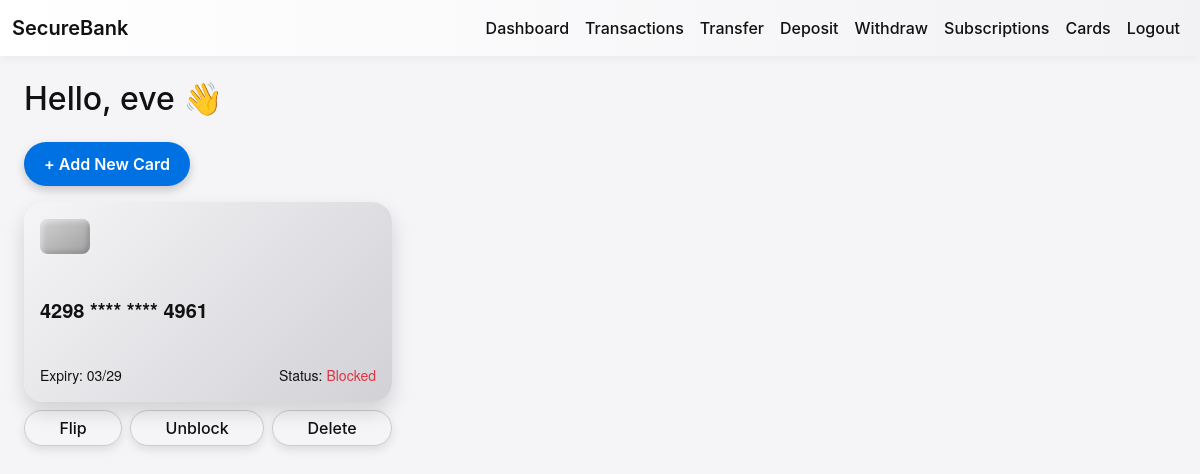
/cards (signed in), run on the app's committed database.
### app/models/models.py (models this page shows)
class Card(db.Model):
    __tablename__ = 'card'
    id = db.Column(db.Integer, primary_key=True)
    account_id = db.Column(db.Integer, db.ForeignKey('account.id'), nullable=False)
    card_number = db.Column(db.String(20), unique=True)
    card_type = db.Column(db.String(20), default='debit')
    expiry = db.Column(db.String(10))
    cvv = db.Column(db.String(6))
    blocked = db.Column(db.Boolean, default=False)
    limit = db.Column(db.Float, default=5000.0)
    pin = db.Column(db.String(128))  # store hashed PIN

### app/routes.py (the view)
@main.route('/cards')
def cards_view():
    if 'user_id' not in session:
        flash('Please login first.', 'warning')
        return redirect(url_for('main.login_view'))
    account = Account.query.filter_by(user_id=session['user_id']).first()
    cards = Card.query.filter_by(account_id=account.id).all() if account else []
    return render_template('cards.html', cards=cards, username=session['username'])

### app/templates/cards.html (shortened to what this page needs)
{% extends 'base.html' %}
{% block content %}
<div class="container mt-4">
  <h2 class="mb-4">Hello, {{ username }} 👋</h2>
  <button class="btn apple-btn mb-3" data-bs-toggle="modal" data-bs-target="#addCardModal">
    + Add New Card
  </button>
  <div class="row">
    {% for card in cards %}
    <div class="col-md-4 mb-4">
      <div class="flip-card">
        <div class="flip-card-inner" id="cardInner{{ card.id }}">
          <div class="flip-card-front p-3 card-front">
            <div class="d-flex justify-content-between align-items-center">
              <div class="chip3d"></div>
              <div class="apple-logo"></div>
            </div>
            <div>
              <p class="fs-5 fw-bold mt-3">{{ card.card_number[:4] }} **** **** {{ card.card_number[-4:] }}</p>
            </div>
            <div class="d-flex justify-content-between">
              <small>Expiry: {{ card.expiry }}</small>
              <small>Status: {% if card.blocked %}<span class="text-danger">Blocked</span>{% else %}<span class="text-success">Active</span>{% endif %}</small>
            </div>
          </div>
          <div class="flip-card-back p-3 card-back">
            <div class="magnetic-strip"></div>
            <div class="mt-3">
              <p class="mb-1"><strong>CVV:</strong> {{ card.cvv }}</p>
              <p class="mb-0"><strong>Account ID:</strong> {{ card.account_id }}</p>
            </div>
            <div class="d-flex justify-content-end mt-auto">
              <div class="apple-logo-small"> SecureBank</div>
            </div>
          </div>
        </div>
        <div class="mt-2 d-flex gap-2 justify-content-between">
          <button class="btn apple-action-btn flex-grow-1" onclick="flipCard('{{ card.id }}')">Flip</button>
          <a href="{{ url_for('main.toggle_card_view', card_id=card.id) }}" class="btn apple-action-btn flex-grow-1">
            {% if card.blocked %}Unblock{% else %}Block{% endif %}
          </a>
          <a href="{{ url_for('main.delete_card_view', card_id=card.id) }}" class="btn apple-action-btn flex-grow-1">Delete</a>
        </div>
      </div>
    </div>
    {% endfor %}
  </div>
</div>
{% endblock %}

### app/templates/base.html (style rules this page uses)
body { font-family: -apple-system, BlinkMacSystemFont, "Segoe UI", Roboto, "Helvetica Neue", Arial, sans-serif; background: #f5f5f7; color: #111; }
.btn { border-radius: 25px; font-weight: 500; box-shadow: 0 4px 10px rgba(0,0,0,0.1); transition: all 0.2s; }
.container { max-width: 1200px; }
a { text-decoration: none; }

### app/templates/cards.html (style rules this page uses)
.flip-card { perspective: 1000px; }
.flip-card-inner { position: relative; width: 100%; height: 200px; transition: transform 0.8s; transform-style: preserve-3d; z-index: 1; }
.flip-card-front, .flip-card-back { backface-visibility: hidden; width: 100%; height: 100%; position: absolute; top:0; left:0; border-radius: 20px; box-shadow: 0 10px 20px rgba(0,0,0,0.15); padding: 20px; color: #111; font-family: 'Helvetica Neue', Helvetica, Arial, sans-serif; }
.flip-card-front { background: linear-gradient(135deg,#f5f5f7,#d1d1d6); display:flex; flex-direction:column; justify-content:space-between; }
.flip-card-back { background: linear-gradient(135deg,#d1d1d6,#f5f5f7); transform: rotateY(180deg); display:flex; flex-direction:column; justify-content:space-between; }
.chip3d { width: 50px; height: 35px; border-radius: 8px; background: linear-gradient(145deg, #d1d1d1, #a0a0a0); box-shadow: inset 2px 2px 5px rgba(255,255,255,0.5), inset -2px -2px 5px rgba(0,0,0,0.2); }
.magnetic-strip { background: #333; height: 40px; border-radius: 5px; }
.apple-logo { font-size: 24px; font-weight: bold; }
.apple-logo-small { font-size: 12px; font-weight: bold; }
.apple-btn { background-color: #0071e3; border: none; color: white; border-radius: 50px; padding: 10px 20px; font-weight: 600; box-shadow: 0 4px 10px rgba(0,0,0,0.2); }
.apple-action-btn { background-color: #f5f5f7; color: #111; border-radius: 25px; border: 1px solid #ccc; padding: 5px 10px; font-weight: 500; transition: all 0.2s; }

### data on the page
Card: card_number "4298", card_number "4961", expiry "03/29", blocked "Blocked"

### other printed values
{{ username }} "eve"
